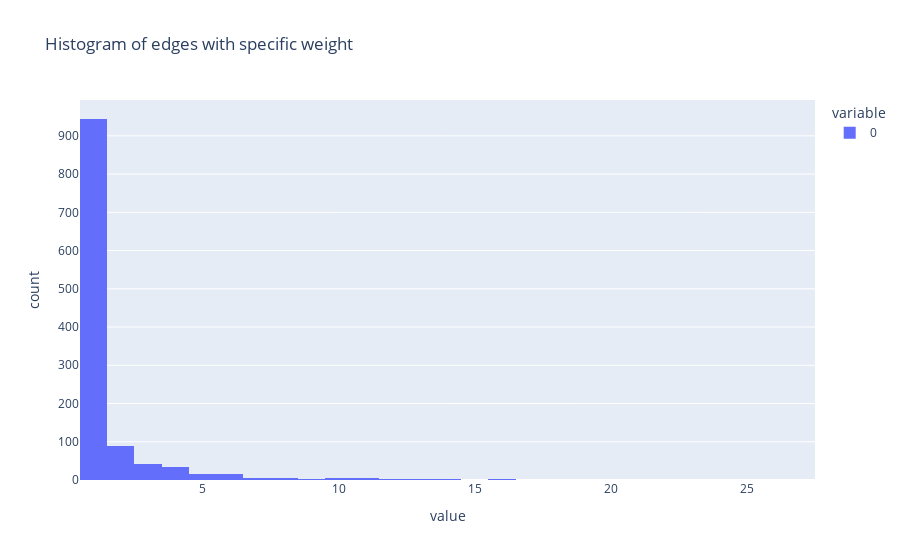

Notebook cell for this chart:
### Code cell
weights_values = np.array(list(nx.get_edge_attributes(G, 'weight').values()))

px.histogram(weights_values, title='Histogram of edges with specific weight')

### Figure 1 — Plotly figure (JSON) as saved in the notebook; plotly's stock layout.template omitted (floating-point values rounded to 4 significant figures; data arrays with more than 128 entries replaced by an {"elided": "..."} marker saying what was removed)
{"data": [{"alignmentgroup": "True", "bingroup": "x", "hovertemplate": "variable=0<br>value=%{x}<br>count=%{y}<extra></extra>", "legendgroup": "0", "marker": {"color": "#636efa", "pattern": {"shape": ""}}, "name": "0", "offsetgroup": "0", "orientation": "v", "showlegend": true, "type": "histogram", "x": {"elided": "1177 int values"}, "xaxis": "x", "yaxis": "y"}], "layout": {"barmode": "relative", "legend": {"title": {"text": "variable"}, "tracegroupgap": 0}, "title": {"text": "Histogram of edges with specific weight"}, "xaxis": {"anchor": "y", "domain": [0, 1], "title": {"text": "value"}}, "yaxis": {"anchor": "x", "domain": [0, 1], "title": {"text": "count"}}}}
